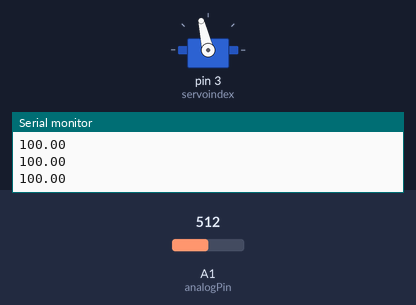
The sketch below on a simulated Arduino Uno, built with avr-gcc and run on an emulated ATmega328P. On the bench: servo, the last lines printed to the serial monitor. The test bench sets the inputs (shaded band); at power-on: A1 (analogPin) = 512.

Above: at 1.8 s.
1.9 s: A1 (analogPin) set to 716
At 2.9 s:
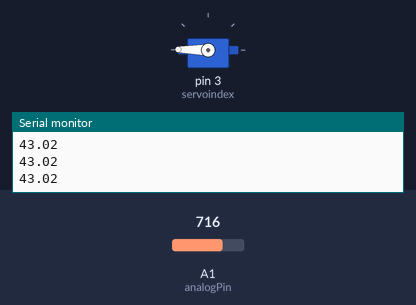
7.9 s: A1 (analogPin) set to 10
10.9 s: A1 (analogPin) set to 7
At 12.2 s:
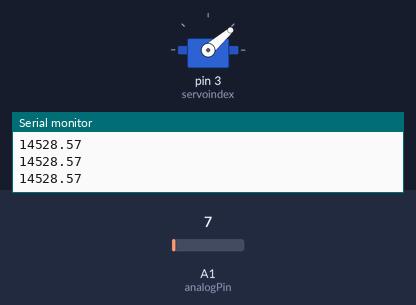
Timing chart, 0 to 13.9 s (numbered marks = the images above; inputs shaded):
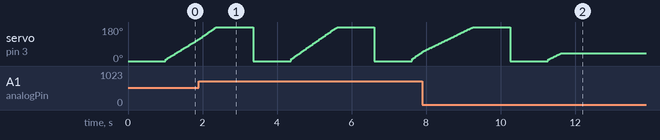

The sketch:

robo_simple.ino
```cpp
#include <Servo.h>

Servo servoindex;          // Define index servo
int analogPin= 1;
int raw= 0;
int Vin= 5;
float Vout= 0;
int F = 0;
float R1= 100000;
float R2= 0;
float buffer= 0;
int A = 0;

void setup() {
  Serial.begin(9600);
  servoindex.attach(3);
}

void loop() {
  //alltorest();
  servoindex.write(0);
  delay(1000);// Loop through motion tests
  for (int i = 0; i<180; i++) {
    servoindex.write(i);
    raw = analogRead(analogPin);
    R2 = OhmMeter(raw);
    Serial.println(R2);
    if ((R2 > 12000) && (i >40)){
      delay(3000);
      goto situation1;
    }
  }
  situation1:
    delay(1000);
}

float OhmMeter(int reading){
  if(reading)
  {
  buffer= reading * Vin;
  Vout= (buffer)/1024.0;
  buffer= (Vin/Vout) -1;
  R2= R1 * buffer/1000.0;
  return R2;
  }
}
// Motion to set the servo into "virtual" 0 position: alltovirtual
void alltomiddle() {
  servoindex.write(90);
}
// Motion to set the servo into "rest" position: alltorest
void alltorest() {
  servoindex.write(0);
}

// Motion to set the servo into "max" position: alltomax
void alltomax() {
  servoindex.write(180);


}
```

Measured:
- the behaviour switches between 9 and 8 on A1 (analogPin) (found by bisection; images 1 and 2)
- after the input at 10.9 s, servo on pin 3 (servoindex): goes on until 11.6 s, then stays 41°
- by itself, servo on pin 3 (servoindex): ramps from 0° to 179° and jumps back, once every 3.2 s
